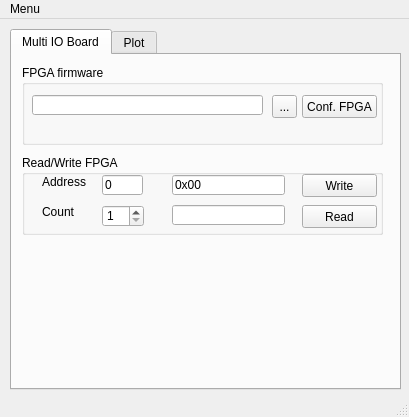
<?xml version="1.0" encoding="UTF-8"?>
<ui version="4.0">
 <class>MainForm</class>
 <widget class="QMainWindow" name="MainForm">
  <property name="geometry">
   <rect>
    <x>0</x>
    <y>0</y>
    <width>409</width>
    <height>417</height>
   </rect>
  </property>
  <property name="sizePolicy">
   <sizepolicy hsizetype="Fixed" vsizetype="Fixed">
    <horstretch>0</horstretch>
    <verstretch>0</verstretch>
   </sizepolicy>
  </property>
  <property name="windowTitle">
   <string>USB Application Example</string>
  </property>
  <property name="windowIcon">
   <iconset>
    <normaloff>resources/silab.ico</normaloff>resources/silab.ico</iconset>
  </property>
  <widget class="QWidget" name="centralwidget">
   <widget class="QTabWidget" name="tabWidget">
    <property name="geometry">
     <rect>
      <x>10</x>
      <y>10</y>
      <width>391</width>
      <height>361</height>
     </rect>
    </property>
    <property name="sizePolicy">
     <sizepolicy hsizetype="Fixed" vsizetype="Fixed">
      <horstretch>0</horstretch>
      <verstretch>0</verstretch>
     </sizepolicy>
    </property>
    <property name="minimumSize">
     <size>
      <width>391</width>
      <height>361</height>
     </size>
    </property>
    <property name="baseSize">
     <size>
      <width>391</width>
      <height>361</height>
     </size>
    </property>
    <property name="currentIndex">
     <number>0</number>
    </property>
    <widget class="QWidget" name="sysTab">
     <attribute name="title">
      <string>Multi IO Board</string>
     </attribute>
     <widget class="QGroupBox" name="groupBox">
      <property name="geometry">
       <rect>
        <x>10</x>
        <y>10</y>
        <width>361</width>
        <height>80</height>
       </rect>
      </property>
      <property name="title">
       <string>FPGA firmware</string>
      </property>
      <widget class="QLineEdit" name="fileLineEdit">
       <property name="geometry">
        <rect>
         <x>10</x>
         <y>30</y>
         <width>231</width>
         <height>20</height>
        </rect>
       </property>
      </widget>
      <widget class="QPushButton" name="confFPGAButton">
       <property name="geometry">
        <rect>
         <x>280</x>
         <y>30</y>
         <width>75</width>
         <height>23</height>
        </rect>
       </property>
       <property name="text">
        <string>Conf. FPGA</string>
       </property>
      </widget>
      <widget class="QToolButton" name="fileDialogButton">
       <property name="geometry">
        <rect>
         <x>250</x>
         <y>30</y>
         <width>25</width>
         <height>23</height>
        </rect>
       </property>
       <property name="text">
        <string>...</string>
       </property>
      </widget>
     </widget>
     <widget class="QGroupBox" name="groupBox_2">
      <property name="geometry">
       <rect>
        <x>10</x>
        <y>100</y>
        <width>361</width>
        <height>80</height>
       </rect>
      </property>
      <property name="title">
       <string>Read/Write FPGA</string>
      </property>
      <widget class="QLineEdit" name="writeDataLine">
       <property name="geometry">
        <rect>
         <x>150</x>
         <y>20</y>
         <width>113</width>
         <height>20</height>
        </rect>
       </property>
       <property name="text">
        <string>0x00</string>
       </property>
      </widget>
      <widget class="QLineEdit" name="readDataLine">
       <property name="geometry">
        <rect>
         <x>150</x>
         <y>50</y>
         <width>113</width>
         <height>20</height>
        </rect>
       </property>
       <property name="readOnly">
        <bool>true</bool>
       </property>
      </widget>
      <widget class="QLineEdit" name="addLine">
       <property name="geometry">
        <rect>
         <x>80</x>
         <y>20</y>
         <width>41</width>
         <height>20</height>
        </rect>
       </property>
       <property name="text">
        <string>0</string>
       </property>
      </widget>
      <widget class="QPushButton" name="writeBtn">
       <property name="geometry">
        <rect>
         <x>280</x>
         <y>19</y>
         <width>75</width>
         <height>23</height>
        </rect>
       </property>
       <property name="text">
        <string>Write</string>
       </property>
      </widget>
      <widget class="QPushButton" name="readBtn">
       <property name="geometry">
        <rect>
         <x>280</x>
         <y>50</y>
         <width>75</width>
         <height>23</height>
        </rect>
       </property>
       <property name="text">
        <string>Read</string>
       </property>
      </widget>
      <widget class="QLabel" name="label">
       <property name="geometry">
        <rect>
         <x>20</x>
         <y>20</y>
         <width>46</width>
         <height>13</height>
        </rect>
       </property>
       <property name="text">
        <string>Address</string>
       </property>
      </widget>
      <widget class="QLabel" name="label_2">
       <property name="geometry">
        <rect>
         <x>20</x>
         <y>50</y>
         <width>46</width>
         <height>13</height>
        </rect>
       </property>
       <property name="text">
        <string>Count</string>
       </property>
      </widget>
      <widget class="QSpinBox" name="spinBox">
       <property name="geometry">
        <rect>
         <x>80</x>
         <y>50</y>
         <width>42</width>
         <height>22</height>
        </rect>
       </property>
       <property name="minimum">
        <number>1</number>
       </property>
       <property name="maximum">
        <number>16</number>
       </property>
      </widget>
     </widget>
    </widget>
    <widget class="QWidget" name="plotTab">
     <attribute name="title">
      <string>Plot</string>
     </attribute>
     <widget class="QwtPlot" name="qwtPlot1">
      <property name="geometry">
       <rect>
        <x>10</x>
        <y>20</y>
        <width>341</width>
        <height>221</height>
       </rect>
      </property>
     </widget>
     <widget class="QPushButton" name="plotBtn">
      <property name="geometry">
       <rect>
        <x>50</x>
        <y>260</y>
        <width>75</width>
        <height>23</height>
       </rect>
      </property>
      <property name="text">
       <string>Plot</string>
      </property>
     </widget>
    </widget>
   </widget>
  </widget>
  <widget class="QMenuBar" name="menubar">
   <property name="geometry">
    <rect>
     <x>0</x>
     <y>0</y>
     <width>409</width>
     <height>21</height>
    </rect>
   </property>
   <widget class="QMenu" name="menuMenu">
    <property name="title">
     <string>Menu</string>
    </property>
   </widget>
   <addaction name="menuMenu"/>
  </widget>
  <widget class="QStatusBar" name="statusbar"/>
 </widget>
 <customwidgets>
  <customwidget>
   <class>QwtPlot</class>
   <extends>QFrame</extends>
   <header>qwt_plot.h</header>
   <container>1</container>
  </customwidget>
 </customwidgets>
 <resources/>
 <connections>
  <connection>
   <sender>plotBtn</sender>
   <signal>clicked()</signal>
   <receiver>MainForm</receiver>
   <slot>plotData()</slot>
   <hints>
    <hint type="sourcelabel">
     <x>106</x>
     <y>323</y>
    </hint>
    <hint type="destinationlabel">
     <x>115</x>
     <y>456</y>
    </hint>
   </hints>
  </connection>
  <connection>
   <sender>readBtn</sender>
   <signal>clicked()</signal>
   <receiver>MainForm</receiver>
   <slot>readClicked()</slot>
   <hints>
    <hint type="sourcelabel">
     <x>336</x>
     <y>217</y>
    </hint>
    <hint type="destinationlabel">
     <x>342</x>
     <y>432</y>
    </hint>
   </hints>
  </connection>
  <connection>
   <sender>writeBtn</sender>
   <signal>clicked()</signal>
   <receiver>MainForm</receiver>
   <slot>writeClicked()</slot>
   <hints>
    <hint type="sourcelabel">
     <x>359</x>
     <y>184</y>
    </hint>
    <hint type="destinationlabel">
     <x>371</x>
     <y>470</y>
    </hint>
   </hints>
  </connection>
  <connection>
   <sender>confFPGAButton</sender>
   <signal>clicked()</signal>
   <receiver>MainForm</receiver>
   <slot>confFPGA()</slot>
   <hints>
    <hint type="sourcelabel">
     <x>319</x>
     <y>115</y>
    </hint>
    <hint type="destinationlabel">
     <x>295</x>
     <y>423</y>
    </hint>
   </hints>
  </connection>
  <connection>
   <sender>fileDialogButton</sender>
   <signal>clicked()</signal>
   <receiver>MainForm</receiver>
   <slot>openFileDialog()</slot>
   <hints>
    <hint type="sourcelabel">
     <x>292</x>
     <y>115</y>
    </hint>
    <hint type="destinationlabel">
     <x>213</x>
     <y>461</y>
    </hint>
   </hints>
  </connection>
 </connections>
 <slots>
  <slot>plotData()</slot>
  <slot>openFileDialog()</slot>
  <slot>confFPGA()</slot>
  <slot>writeClicked()</slot>
  <slot>readClicked()</slot>
 </slots>
</ui>
